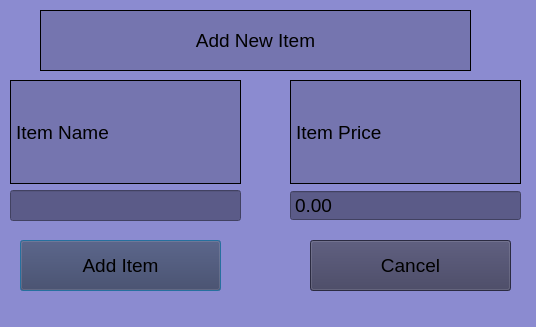
<?xml version="1.0" encoding="UTF-8"?>
<ui version="4.0">
 <class>AddNewItem</class>
 <widget class="QDialog" name="AddNewItem">
  <property name="geometry">
   <rect>
    <x>0</x>
    <y>0</y>
    <width>536</width>
    <height>327</height>
   </rect>
  </property>
  <property name="windowTitle">
   <string>Dialog</string>
  </property>
  <property name="styleSheet">
   <string notr="true">background-color: rgb(139, 139, 208);</string>
  </property>
  <widget class="QWidget" name="layoutWidget">
   <property name="geometry">
    <rect>
     <x>10</x>
     <y>80</y>
     <width>231</width>
     <height>141</height>
    </rect>
   </property>
   <layout class="QVBoxLayout" name="verticalLayout">
    <item>
     <widget class="QLabel" name="Label_ItemName">
      <property name="font">
       <font>
        <pointsize>14</pointsize>
       </font>
      </property>
      <property name="styleSheet">
       <string notr="true">background-color: rgb(117, 117, 175);</string>
      </property>
      <property name="frameShape">
       <enum>QFrame::Box</enum>
      </property>
      <property name="text">
       <string>Item Name</string>
      </property>
     </widget>
    </item>
    <item>
     <widget class="QLineEdit" name="LineEdit_ItemName">
      <property name="font">
       <font>
        <pointsize>14</pointsize>
       </font>
      </property>
      <property name="styleSheet">
       <string notr="true">background-color: rgb(91, 91, 136);</string>
      </property>
     </widget>
    </item>
   </layout>
  </widget>
  <widget class="QLabel" name="WelcomeLabel">
   <property name="geometry">
    <rect>
     <x>40</x>
     <y>10</y>
     <width>431</width>
     <height>61</height>
    </rect>
   </property>
   <property name="font">
    <font>
     <pointsize>14</pointsize>
    </font>
   </property>
   <property name="styleSheet">
    <string notr="true">background-color: rgb(117, 117, 175);</string>
   </property>
   <property name="frameShape">
    <enum>QFrame::Box</enum>
   </property>
   <property name="text">
    <string>Add New Item</string>
   </property>
   <property name="alignment">
    <set>Qt::AlignCenter</set>
   </property>
  </widget>
  <widget class="QWidget" name="layoutWidget_2">
   <property name="geometry">
    <rect>
     <x>290</x>
     <y>80</y>
     <width>231</width>
     <height>141</height>
    </rect>
   </property>
   <layout class="QVBoxLayout" name="verticalLayout_2">
    <item>
     <widget class="QLabel" name="Label_ItemPrice">
      <property name="font">
       <font>
        <pointsize>14</pointsize>
       </font>
      </property>
      <property name="styleSheet">
       <string notr="true">background-color: rgb(117, 117, 175);</string>
      </property>
      <property name="frameShape">
       <enum>QFrame::Box</enum>
      </property>
      <property name="text">
       <string>Item Price</string>
      </property>
     </widget>
    </item>
    <item>
     <widget class="QDoubleSpinBox" name="LineEdit_ItemPrice">
      <property name="font">
       <font>
        <pointsize>14</pointsize>
       </font>
      </property>
      <property name="styleSheet">
       <string notr="true">background-color: rgb(91, 91, 136);</string>
      </property>
      <property name="buttonSymbols">
       <enum>QAbstractSpinBox::NoButtons</enum>
      </property>
      <property name="maximum">
       <double>9999.000000000000000</double>
      </property>
     </widget>
    </item>
   </layout>
  </widget>
  <widget class="QPushButton" name="PushButton_AddItem">
   <property name="geometry">
    <rect>
     <x>20</x>
     <y>240</y>
     <width>201</width>
     <height>51</height>
    </rect>
   </property>
   <property name="font">
    <font>
     <pointsize>14</pointsize>
    </font>
   </property>
   <property name="styleSheet">
    <string notr="true">background-color: rgb(60, 60, 91);</string>
   </property>
   <property name="text">
    <string>Add Item</string>
   </property>
  </widget>
  <widget class="QPushButton" name="PushButton_BackToMain">
   <property name="geometry">
    <rect>
     <x>310</x>
     <y>240</y>
     <width>201</width>
     <height>51</height>
    </rect>
   </property>
   <property name="font">
    <font>
     <pointsize>14</pointsize>
    </font>
   </property>
   <property name="styleSheet">
    <string notr="true">background-color: rgb(60, 60, 91);</string>
   </property>
   <property name="text">
    <string>Cancel</string>
   </property>
  </widget>
 </widget>
 <resources/>
 <connections/>
</ui>
